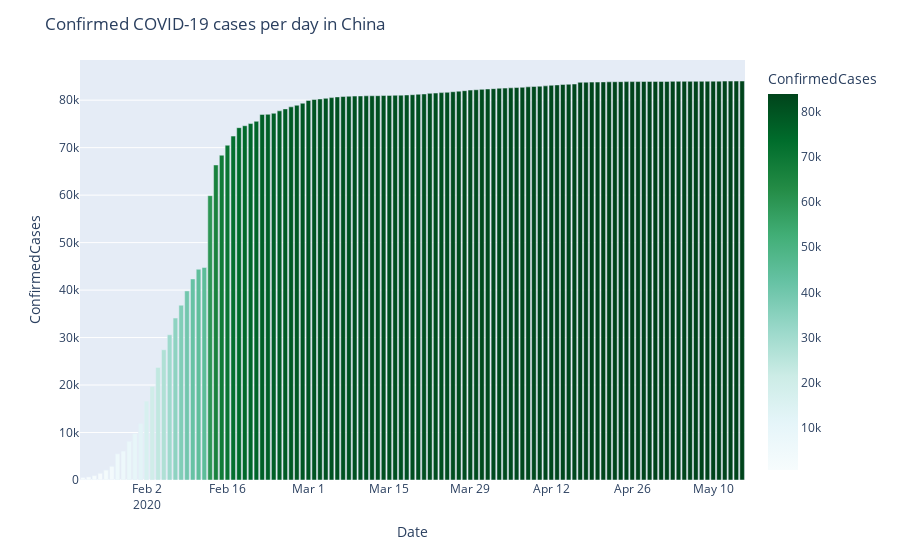

Notebook code cell kept with this figure:
### Markdown cell above
In Italy, Spreading of virus done for a long time and thus effected more people. But in US within short period the spread is more in this way US had a great impact

### Code cell
df_by_date = pd.DataFrame(train.fillna('NA').groupby(['Country_Region','Date'])['ConfirmedCases'].sum().sort_values().reset_index())

fig = px.bar(df_by_date.loc[(df_by_date['Country_Region'] == 'China') &(df_by_date.Date >= '2020-01-01')].sort_values('ConfirmedCases',ascending = False), 
             x='Date', y='ConfirmedCases', color="ConfirmedCases", color_continuous_scale=px.colors.sequential.BuGn)
fig.update_layout(title_text='Confirmed COVID-19 cases per day in China')
fig.show()
